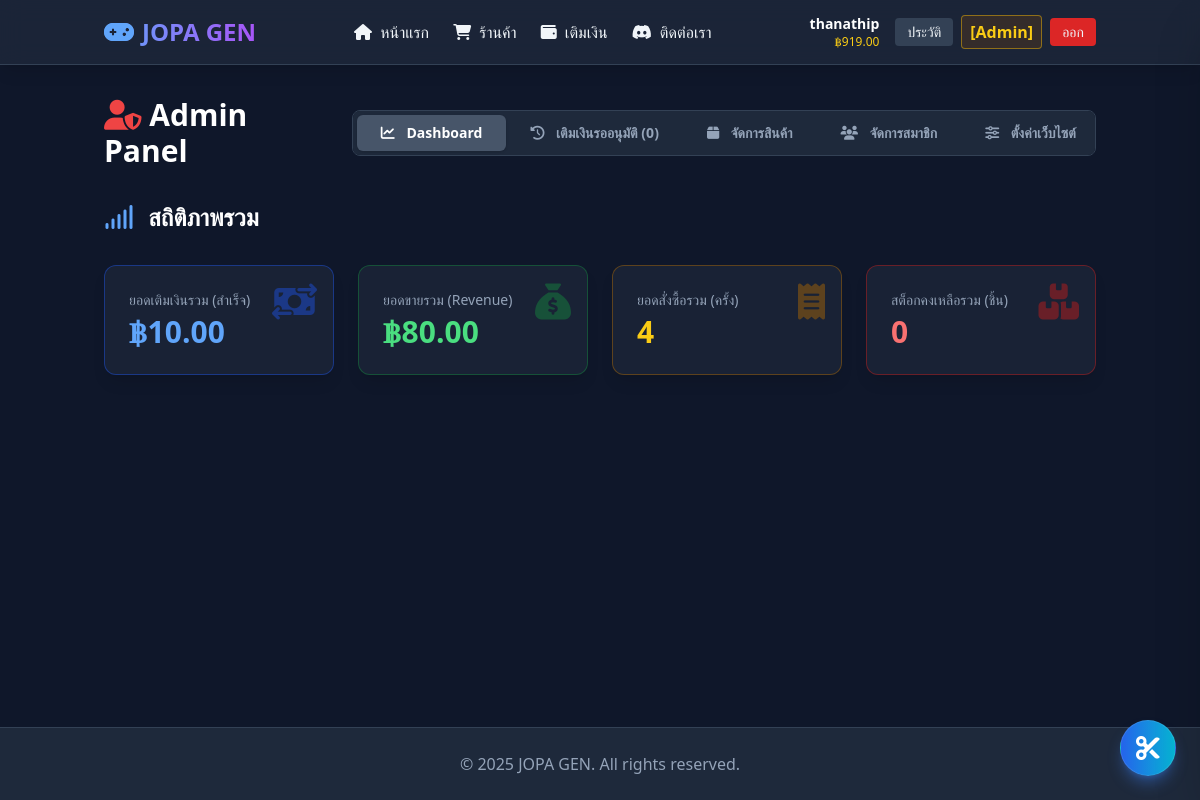
The page /admin (signed in) on the database its author committed.
### app.py (models this page shows)
class User(db.Model):
    id = db.Column(db.Integer, primary_key=True)
    username = db.Column(db.String(80), unique=True, nullable=False)
    password = db.Column(db.String(200), nullable=False)
    role = db.Column(db.String(10), default='member')
    balance = db.Column(db.Float, default=0.0)
    created_at = db.Column(db.DateTime, default=datetime.now)

class SiteConfig(db.Model):
    id = db.Column(db.Integer, primary_key=True)
    site_name = db.Column(db.String(100), default="JOPA GEN")
    logo_url = db.Column(db.String(500), default="")
    announcement = db.Column(db.Text, default="[ อยู่ในช่วง Version.Test]")
    contact_url = db.Column(db.String(500), default="https://discord.gg/yourlink")
    truemoney_phone = db.Column(db.String(10), default="")

### app.py (the view, shortened to what this page needs)
@app.route('/admin', methods=['GET', 'POST'])
@admin_required
def admin_panel():
    conf = get_config()
    categories = Category.query.all()
    banners = Banner.query.order_by(Banner.order).all()
    all_users = User.query.order_by(User.id.desc()).all()
    pending_topups = TopupHistory.query.filter_by(status='pending').all()
    stock_counts = db.session.query(Stock.category_id, db.func.count(Stock.id)).filter(Stock.is_sold == False).group_by(Stock.category_id).all()
    stock_info = {cat_id: count for cat_id, count in stock_counts}
    stats = {
        'total_users': User.query.count(),
        'total_topup': db.session.query(db.func.sum(TopupHistory.amount)).filter_by(status='success').scalar() or 0,
        'total_revenue': db.session.query(db.func.sum(Order.price)).scalar() or 0,
        'total_orders_count': Order.query.count(),
        'total_stock_left': Stock.query.filter_by(is_sold=False).count()
    }
    return render_template('admin.html', config=conf, categories=categories, stock_info=stock_info, banners=banners, all_users=all_users, pending_topups=pending_topups, stats=stats)

### app.py (called while the page is built)
def get_config():
    conf = SiteConfig.query.first()
    if not conf:
        conf = SiteConfig()
        db.session.add(conf)
        db.session.commit()
    return conf

def admin_required(f):
    @wraps(f)
    def decorated_function(*args, **kwargs):
        if 'user_id' not in session:
            flash("กรุณาเข้าสู่ระบบ", "error")
            return redirect(url_for('login'))
        user = User.query.get(session['user_id'])
        if not user or user.role != 'admin':
            flash("คุณไม่มีสิทธิ์เข้าถึงหน้านี้", "error")
            return redirect(url_for('home'))
        return f(*args, **kwargs)
    return decorated_function

@app.before_request
def before_request():
    if 'user_id' in session:
        user = User.query.get(session['user_id'])
        if user:
            pass
        else:
            session.pop('user_id', None)

@app.context_processor
def inject_globals():
    user = None
    if 'user_id' in session:
        user = User.query.get(session['user_id'])
    conf = get_config()
    return dict(current_user=user, site_config=conf)

### templates/admin.html (shortened to what this page needs)
{% extends "base.html" %}
{% block content %}
<div class="max-w-7xl mx-auto" x-data="{ tab: 'dashboard' }">
    <div class="flex flex-col md:flex-row justify-between items-center mb-8 gap-4">
        <h1 class="text-3xl font-bold text-white"><i class="fa-solid fa-user-shield text-red-500"></i> Admin Panel</h1>
        <div class="flex bg-slate-800 p-1 rounded-lg border border-slate-700 overflow-x-auto max-w-full">
            <button onclick="setTab('dashboard')" id="btn-dashboard" class="px-6 py-2 rounded-md text-sm font-bold transition text-slate-400 hover:text-white whitespace-nowrap">
                <i class="fa-solid fa-chart-line mr-2"></i> Dashboard
            </button>
            <button onclick="setTab('topup_pending')" id="btn-topup_pending" class="px-6 py-2 rounded-md text-sm font-bold transition text-slate-400 hover:text-white whitespace-nowrap">
                <i class="fa-solid fa-clock-rotate-left mr-2"></i> เติมเงินรออนุมัติ ({{ pending_topups|length }})
            </button>
            <button onclick="setTab('stock')" id="btn-stock" class="px-6 py-2 rounded-md text-sm font-bold transition text-slate-400 hover:text-white whitespace-nowrap">
                <i class="fa-solid fa-box mr-2"></i> จัดการสินค้า
            </button>
            <button onclick="setTab('users')" id="btn-users" class="px-6 py-2 rounded-md text-sm font-bold transition text-slate-400 hover:text-white whitespace-nowrap">
                <i class="fa-solid fa-users mr-2"></i> จัดการสมาชิก
            </button>
            <button onclick="setTab('settings')" id="btn-settings" class="px-6 py-2 rounded-md text-sm font-bold transition text-slate-400 hover:text-white whitespace-nowrap">
                <i class="fa-solid fa-sliders mr-2"></i> ตั้งค่าเว็บไซต์
            </button>
        </div>
    </div>
    <div id="tab-dashboard" class="space-y-8 animate-fade-in">
        <h3 class="text-2xl font-bold text-white mb-6"><i class="fa-solid fa-signal text-blue-400 mr-2"></i> สถิติภาพรวม</h3>
        <div class="grid md:grid-cols-4 gap-6">
            <div class="glass p-6 rounded-xl border border-blue-700/50 shadow-lg relative">
                <p class="text-sm text-slate-400">ยอดเติมเงินรวม (สำเร็จ)</p>
                <h4 class="text-3xl font-extrabold text-blue-400 mt-1">฿{{ "{:,.2f}".format(stats.total_topup) }}</h4>
                <i class="fa-solid fa-money-bill-transfer absolute top-4 right-4 text-blue-700/50 text-4xl"></i>
            </div>
            <div class="glass p-6 rounded-xl border border-green-700/50 shadow-lg relative">
                <p class="text-sm text-slate-400">ยอดขายรวม (Revenue)</p>
                <h4 class="text-3xl font-extrabold text-green-400 mt-1">฿{{ "{:,.2f}".format(stats.total_revenue) }}</h4>
                <i class="fa-solid fa-sack-dollar absolute top-4 right-4 text-green-700/50 text-4xl"></i>
            </div>
            <div class="glass p-6 rounded-xl border border-yellow-700/50 shadow-lg relative">
                <p class="text-sm text-slate-400">ยอดสั่งซื้อรวม (ครั้ง)</p>
                <h4 class="text-3xl font-extrabold text-yellow-400 mt-1">{{ "{:,}".format(stats.total_orders_count) }}</h4>
                <i class="fa-solid fa-receipt absolute top-4 right-4 text-yellow-700/50 text-4xl"></i>
            </div>
            <div class="glass p-6 rounded-xl border border-red-700/50 shadow-lg relative">
                <p class="text-sm text-slate-400">สต็อกคงเหลือรวม (ชิ้น)</p>
                <h4 class="text-3xl font-extrabold text-red-400 mt-1">{{ "{:,}".format(stats.total_stock_left) }}</h4>
                <i class="fa-solid fa-boxes-stacked absolute top-4 right-4 text-red-700/50 text-4xl"></i>
            </div>
        </div>
    </div>
</div>
{% endblock %}

### templates/base.html (shortened to what this page needs)
<!DOCTYPE html>
<html lang="th">
<head>
    <script src="https://cdn.tailwindcss.com"></script>
    <link rel="stylesheet" href="https://cdnjs.cloudflare.com/ajax/libs/font-awesome/6.4.0/css/all.min.css">
</head>
<body class="bg-slate-900 text-slate-100 min-h-screen flex flex-col font-sans">
    <nav class="bg-slate-800/80 backdrop-blur-md border-b border-slate-700 sticky top-0 z-40 shadow-lg">
        <div class="container mx-auto px-4">
            <div class="flex justify-between items-center h-16">
                <a href="/" class="text-2xl font-bold bg-clip-text text-transparent bg-gradient-to-r from-blue-400 to-purple-500 hover:opacity-80 transition flex items-center">
                    {% if site_config.logo_url %}
                        <img src="{{ site_config.logo_url }}" alt="Logo" class="h-10 w-auto object-contain">
                    {% else %}
                        <i class="fa-solid fa-gamepad mr-2 text-blue-400"></i>{{ site_config.site_name }}
                    {% endif %}
                </a>
                <div class="hidden md:flex space-x-6 items-center">
                    <a href="/" class="hover:text-blue-400 transition font-medium"><i class="fa-solid fa-house mr-1"></i> หน้าแรก</a>
                    <a href="/idgen" class="hover:text-blue-400 transition font-medium"><i class="fa-solid fa-cart-shopping mr-1"></i> ร้านค้า</a>
                    <a href="/topup" class="hover:text-blue-400 transition font-medium"><i class="fa-solid fa-wallet mr-1"></i> เติมเงิน</a>
                    <a href="{{ site_config.contact_url }}" target="_blank" class="hover:text-blue-400 transition font-medium"><i class="fa-brands fa-discord mr-1"></i> ติดต่อเรา</a>
                </div>
                <div class="flex items-center">
                    {% if current_user %}
                        <div class="hidden md:block mr-4 text-right">
                            <span class="block text-sm font-bold text-white">{{ current_user.username }}</span>
                            <span class="block text-xs text-yellow-400">฿{{ "{:,.2f}".format(current_user.balance) }}</span>
                        </div>
                        <a href="/history" class="bg-slate-700 hover:bg-slate-600 px-3 py-1 rounded text-sm mr-2 transition">ประวัติ</a>
                        {% if current_user.role == 'admin' %}
                            <a href="/admin" class="mr-2 text-yellow-400 border border-yellow-500/50 px-2 py-1 rounded bg-yellow-900/30 font-bold hover:bg-yellow-800/50 transition">[Admin]</a>
                        {% endif %}
                        <a href="/logout" class="bg-red-600 hover:bg-red-700 px-3 py-1 rounded text-sm">ออก</a>
                    {% else %}
                        <a href="/login" class="text-blue-400 hover:text-white mr-4 font-semibold">เข้าสู่ระบบ</a>
                        <a href="/register" class="bg-blue-600 hover:bg-blue-700 px-4 py-2 rounded text-sm font-bold shadow-md">สมัครสมาชิก</a>
                    {% endif %}
                </div>
            </div>
        </div>
    </nav>
    <main class="flex-grow container mx-auto px-4 py-8 relative">
        {% block content %}{% endblock %}
    </main>
    <footer class="bg-slate-800 border-t border-slate-700 mt-auto py-6">
        <div class="container mx-auto px-4 text-center text-slate-400">
            <p class="font-medium">&copy; 2025 {{ site_config.site_name }}. All rights reserved.</p>
        </div>
    </footer>
    <div class="fixed bottom-6 right-6 z-[99]">
        <button onclick="toggleSplitDrawer()"
            class="w-14 h-14 bg-gradient-to-r from-blue-600 to-cyan-500 hover:from-blue-500 hover:to-cyan-400 text-white rounded-full shadow-lg shadow-blue-500/40 transition transform hover:scale-110 flex items-center justify-center group border border-white/10">
            <i class="fa-solid fa-scissors text-2xl group-hover:rotate-180 transition duration-500"></i>
        </button>
    </div>
</body>
</html>

### templates/base.html (style rules this page uses)
body { font-family: 'Kanit', sans-serif; }
.glass { background-color: rgba(30, 41, 59, 0.7); backdrop-filter: blur(10px); }

### rows shown on the page
User: username "thanathip", balance "919.00"
SiteConfig: site_name "JOPA GEN"

### other values the page prints
{{ pending_topups|length }} "0"
{{ "{:,.2f}".format(stats.total_topup) }} "10.00"
{{ "{:,.2f}".format(stats.total_revenue) }} "80.00"
{{ "{:,}".format(stats.total_orders_count) }} "4"
{{ "{:,}".format(stats.total_stock_left) }} "0"
